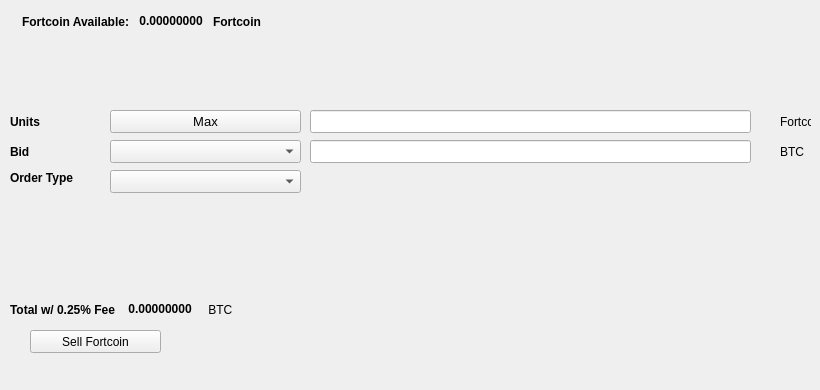
   <widget class="QWidget" name="SellTab">
    <attribute name="title">
     <string>Sell</string>
    </attribute>
    <widget class="QLabel" name="label_16">
     <property name="geometry">
      <rect>
       <x>780</x>
       <y>140</y>
       <width>31</width>
       <height>23</height>
      </rect>
     </property>
     <property name="text">
      <string>BTC</string>
     </property>
    </widget>
    <widget class="QComboBox" name="SellBidcomboBox">
     <property name="geometry">
      <rect>
       <x>110</x>
       <y>140</y>
       <width>191</width>
       <height>23</height>
      </rect>
     </property>
     <property name="font">
      <font>
       <pointsize>10</pointsize>
      </font>
     </property>
    </widget>
    <widget class="QLabel" name="label_18">
     <property name="geometry">
      <rect>
       <x>10</x>
       <y>110</y>
       <width>46</width>
       <height>23</height>
      </rect>
     </property>
     <property name="font">
      <font>
       <weight>75</weight>
       <bold>true</bold>
      </font>
     </property>
     <property name="text">
      <string>Units</string>
     </property>
    </widget>
    <widget class="QPushButton" name="Sell_Max_Amount">
     <property name="geometry">
      <rect>
       <x>110</x>
       <y>110</y>
       <width>191</width>
       <height>23</height>
      </rect>
     </property>
     <property name="font">
      <font>
       <pointsize>10</pointsize>
      </font>
     </property>
     <property name="text">
      <string>Max</string>
     </property>
    </widget>
    <widget class="QLabel" name="label_20">
     <property name="geometry">
      <rect>
       <x>10</x>
       <y>170</y>
       <width>91</width>
       <height>16</height>
      </rect>
     </property>
     <property name="font">
      <font>
       <weight>75</weight>
       <bold>true</bold>
      </font>
     </property>
     <property name="text">
      <string>Order Type</string>
     </property>
    </widget>
    <widget class="QComboBox" name="SellOrdertypeCombo">
     <property name="geometry">
      <rect>
       <x>110</x>
       <y>170</y>
       <width>191</width>
       <height>23</height>
      </rect>
     </property>
     <property name="font">
      <font>
       <pointsize>10</pointsize>
      </font>
     </property>
    </widget>
    <widget class="QLabel" name="label_21">
     <property name="geometry">
      <rect>
       <x>10</x>
       <y>140</y>
       <width>46</width>
       <height>23</height>
      </rect>
     </property>
     <property name="font">
      <font>
       <weight>75</weight>
       <bold>true</bold>
      </font>
     </property>
     <property name="text">
      <string>Bid</string>
     </property>
    </widget>
    <widget class="QLabel" name="label_22">
     <property name="geometry">
      <rect>
       <x>780</x>
       <y>110</y>
       <width>31</width>
       <height>23</height>
      </rect>
     </property>
     <property name="text">
      <string>Fortcoin</string>
     </property>
    </widget>
    <widget class="QLineEdit" name="UnitsInputFortcoin">
     <property name="geometry">
      <rect>
       <x>310</x>
       <y>110</y>
       <width>441</width>
       <height>23</height>
      </rect>
     </property>
     <property name="font">
      <font>
       <pointsize>9</pointsize>
       <weight>75</weight>
       <bold>true</bold>
      </font>
     </property>
    </widget>
    <widget class="QLineEdit" name="SellBidPriceEdit">
     <property name="geometry">
      <rect>
       <x>310</x>
       <y>140</y>
       <width>441</width>
       <height>23</height>
      </rect>
     </property>
     <property name="font">
      <font>
       <pointsize>9</pointsize>
       <weight>75</weight>
       <bold>true</bold>
      </font>
     </property>
    </widget>
    <widget class="QPushButton" name="SellFortcoinBTN">
     <property name="geometry">
      <rect>
       <x>30</x>
       <y>330</y>
       <width>131</width>
       <height>23</height>
      </rect>
     </property>
     <property name="text">
      <string>Sell Fortcoin</string>
     </property>
     <property name="icon">
      <iconset resource="../Fortcoin">
       <normaloff>:/icons/bitcoin</normaloff>:/icons/bitcoin</iconset>
     </property>
    </widget>
    <widget class="QWidget" name="layoutWidget3">
     <property name="geometry">
      <rect>
       <x>22</x>
       <y>12</y>
       <width>258</width>
       <height>19</height>
      </rect>
     </property>
     <layout class="QHBoxLayout" name="horizontalLayout">
      <item>
       <widget class="QLabel" name="label232_2">
        <property name="font">
         <font>
          <weight>75</weight>
          <bold>true</bold>
         </font>
        </property>
        <property name="text">
         <string>Fortcoin Available:</string>
        </property>
       </widget>
      </item>
      <item>
       <widget class="QLabel" name="FortcoinAvailableLabel">
        <property name="palette">
         <palette>
          <active>
           <colorrole role="WindowText">
            <brush brushstyle="SolidPattern">
             <color alpha="255">
              <red>0</red>
              <green>0</green>
              <blue>0</blue>
             </color>
            </brush>
           </colorrole>
           <colorrole role="Button">
            <brush brushstyle="SolidPattern">
             <color alpha="255">
              <red>0</red>
              <green>170</green>
              <blue>0</blue>
             </color>
            </brush>
           </colorrole>
           <colorrole role="Light">
            <brush brushstyle="SolidPattern">
             <color alpha="255">
              <red>0</red>
              <green>255</green>
              <blue>0</blue>
             </color>
            </brush>
           </colorrole>
           <colorrole role="Midlight">
            <brush brushstyle="SolidPattern">
             <color alpha="255">
              <red>0</red>
              <green>212</green>
              <blue>0</blue>
             </color>
            </brush>
           </colorrole>
           <colorrole role="Dark">
            <brush brushstyle="SolidPattern">
             <color alpha="255">
              <red>0</red>
              <green>85</green>
              <blue>0</blue>
             </color>
            </brush>
           </colorrole>
           <colorrole role="Mid">
            <brush brushstyle="SolidPattern">
             <color alpha="255">
              <red>0</red>
              <green>113</green>
              <blue>0</blue>
             </color>
            </brush>
           </colorrole>
           <colorrole role="Text">
            <brush brushstyle="SolidPattern">
             <color alpha="255">
              <red>0</red>
              <green>170</green>
              <blue>0</blue>
             </color>
            </brush>
           </colorrole>
           <colorrole role="BrightText">
            <brush brushstyle="SolidPattern">
             <color alpha="255">
              <red>255</red>
              <green>255</green>
              <blue>255</blue>
             </color>
            </brush>
           </colorrole>
           <colorrole role="ButtonText">
            <brush brushstyle="SolidPattern">
             <color alpha="255">
              <red>0</red>
              <green>0</green>
              <blue>0</blue>
             </color>
            </brush>
           </colorrole>
           <colorrole role="Base">
            <brush brushstyle="SolidPattern">
             <color alpha="255">
              <red>255</red>
              <green>255</green>
              <blue>255</blue>
             </color>
            </brush>
           </colorrole>
           <colorrole role="Window">
            <brush brushstyle="SolidPattern">
             <color alpha="255">
              <red>0</red>
              <green>170</green>
              <blue>0</blue>
             </color>
            </brush>
           </colorrole>
           <colorrole role="Shadow">
            <brush brushstyle="SolidPattern">
             <color alpha="255">
              <red>0</red>
              <green>0</green>
              <blue>0</blue>
             </color>
            </brush>
           </colorrole>
           <colorrole role="AlternateBase">
            <brush brushstyle="SolidPattern">
             <color alpha="255">
              <red>127</red>
              <green>212</green>
              <blue>127</blue>
             </color>
            </brush>
           </colorrole>
           <colorrole role="ToolTipBase">
            <brush brushstyle="SolidPattern">
             <color alpha="255">
              <red>255</red>
              <green>255</green>
              <blue>220</blue>
             </color>
            </brush>
           </colorrole>
           <colorrole role="ToolTipText">
            <brush brushstyle="SolidPattern">
             <color alpha="255">
              <red>0</red>
              <green>0</green>
              <blue>0</blue>
             </color>
            </brush>
           </colorrole>
          </active>
          <inactive>
           <colorrole role="WindowText">
            <brush brushstyle="SolidPattern">
             <color alpha="255">
              <red>0</red>
              <green>0</green>
              <blue>0</blue>
             </color>
            </brush>
           </colorrole>
           <colorrole role="Button">
            <brush brushstyle="SolidPattern">
             <color alpha="255">
              <red>0</red>
              <green>170</green>
              <blue>0</blue>
             </color>
            </brush>
           </colorrole>
           <colorrole role="Light">
            <brush brushstyle="SolidPattern">
             <color alpha="255">
              <red>0</red>
              <green>255</green>
              <blue>0</blue>
             </color>
            </brush>
           </colorrole>
           <colorrole role="Midlight">
            <brush brushstyle="SolidPattern">
             <color alpha="255">
              <red>0</red>
              <green>212</green>
              <blue>0</blue>
             </color>
            </brush>
           </colorrole>
           <colorrole role="Dark">
            <brush brushstyle="SolidPattern">
             <color alpha="255">
              <red>0</red>
              <green>85</green>
              <blue>0</blue>
             </color>
            </brush>
           </colorrole>
           <colorrole role="Mid">
            <brush brushstyle="SolidPattern">
             <color alpha="255">
              <red>0</red>
              <green>113</green>
              <blue>0</blue>
             </color>
            </brush>
           </colorrole>
           <colorrole role="Text">
            <brush brushstyle="SolidPattern">
             <color alpha="255">
              <red>0</red>
              <green>170</green>
              <blue>0</blue>
             </color>
            </brush>
           </colorrole>
           <colorrole role="BrightText">
            <brush brushstyle="SolidPattern">
             <color alpha="255">
              <red>255</red>
              <green>255</green>
              <blue>255</blue>
             </color>
            </brush>
           </colorrole>
           <colorrole role="ButtonText">
            <brush brushstyle="SolidPattern">
             <color alpha="255">
              <red>0</red>
              <green>0</green>
              <blue>0</blue>
             </color>
            </brush>
           </colorrole>
           <colorrole role="Base">
            <brush brushstyle="SolidPattern">
             <color alpha="255">
              <red>255</red>
              <green>255</green>
              <blue>255</blue>
             </color>
            </brush>
           </colorrole>
           <colorrole role="Window">
            <brush brushstyle="SolidPattern">
             <color alpha="255">
              <red>0</red>
              <green>170</green>
              <blue>0</blue>
             </color>
            </brush>
           </colorrole>
           <colorrole role="Shadow">
            <brush brushstyle="SolidPattern">
             <color alpha="255">
              <red>0</red>
              <green>0</green>
              <blue>0</blue>
             </color>
            </brush>
           </colorrole>
           <colorrole role="AlternateBase">
            <brush brushstyle="SolidPattern">
             <color alpha="255">
              <red>127</red>
              <green>212</green>
              <blue>127</blue>
             </color>
            </brush>
           </colorrole>
           <colorrole role="ToolTipBase">
            <brush brushstyle="SolidPattern">
             <color alpha="255">
              <red>255</red>
              <green>255</green>
              <blue>220</blue>
             </color>
            </brush>
           </colorrole>
           <colorrole role="ToolTipText">
            <brush brushstyle="SolidPattern">
             <color alpha="255">
              <red>0</red>
              <green>0</green>
              <blue>0</blue>
             </color>
            </brush>
           </colorrole>
          </inactive>
          <disabled>
           <colorrole role="WindowText">
            <brush brushstyle="SolidPattern">
             <color alpha="255">
              <red>0</red>
              <green>85</green>
              <blue>0</blue>
             </color>
            </brush>
           </colorrole>
           <colorrole role="Button">
            <brush brushstyle="SolidPattern">
             <color alpha="255">
              <red>0</red>
              <green>170</green>
              <blue>0</blue>
             </color>
            </brush>
           </colorrole>
           <colorrole role="Light">
            <brush brushstyle="SolidPattern">
             <color alpha="255">
              <red>0</red>
              <green>255</green>
              <blue>0</blue>
             </color>
            </brush>
           </colorrole>
           <colorrole role="Midlight">
            <brush brushstyle="SolidPattern">
             <color alpha="255">
              <red>0</red>
              <green>212</green>
              <blue>0</blue>
             </color>
            </brush>
           </colorrole>
           <colorrole role="Dark">
            <brush brushstyle="SolidPattern">
             <color alpha="255">
              <red>0</red>
              <green>85</green>
              <blue>0</blue>
             </color>
            </brush>
           </colorrole>
           <colorrole role="Mid">
            <brush brushstyle="SolidPattern">
             <color alpha="255">
              <red>0</red>
              <green>113</green>
              <blue>0</blue>
             </color>
            </brush>
           </colorrole>
           <colorrole role="Text">
            <brush brushstyle="SolidPattern">
             <color alpha="255">
              <red>0</red>
              <green>85</green>
              <blue>0</blue>
             </color>
            </brush>
           </colorrole>
           <colorrole role="BrightText">
            <brush brushstyle="SolidPattern">
             <color alpha="255">
              <red>255</red>
              <green>255</green>
              <blue>255</blue>
             </color>
            </brush>
           </colorrole>
           <colorrole role="ButtonText">
            <brush brushstyle="SolidPattern">
             <color alpha="255">
              <red>0</red>
              <green>85</green>
              <blue>0</blue>
             </color>
            </brush>
           </colorrole>
           <colorrole role="Base">
            <brush brushstyle="SolidPattern">
             <color alpha="255">
              <red>0</red>
              <green>170</green>
              <blue>0</blue>
             </color>
            </brush>
           </colorrole>
           <colorrole role="Window">
            <brush brushstyle="SolidPattern">
             <color alpha="255">
              <red>0</red>
              <green>170</green>
              <blue>0</blue>
             </color>
            </brush>
           </colorrole>
           <colorrole role="Shadow">
            <brush brushstyle="SolidPattern">
             <color alpha="255">
              <red>0</red>
              <green>0</green>
              <blue>0</blue>
             </color>
            </brush>
           </colorrole>
           <colorrole role="AlternateBase">
            <brush brushstyle="SolidPattern">
             <color alpha="255">
              <red>0</red>
              <green>170</green>
              <blue>0</blue>
             </color>
            </brush>
           </colorrole>
           <colorrole role="ToolTipBase">
            <brush brushstyle="SolidPattern">
             <color alpha="255">
              <red>255</red>
              <green>255</green>
              <blue>220</blue>
             </color>
            </brush>
           </colorrole>
           <colorrole role="ToolTipText">
            <brush brushstyle="SolidPattern">
             <color alpha="255">
              <red>0</red>
              <green>0</green>
              <blue>0</blue>
             </color>
            </brush>
           </colorrole>
          </disabled>
         </palette>
        </property>
        <property name="font">
         <font>
          <weight>75</weight>
          <bold>true</bold>
         </font>
        </property>
        <property name="text">
         <string> 0.00000000 </string>
        </property>
        <property name="textInteractionFlags">
         <set>Qt::LinksAccessibleByMouse|Qt::TextSelectableByKeyboard|Qt::TextSelectableByMouse</set>
        </property>
       </widget>
      </item>
      <item>
       <widget class="QLabel" name="labelFortcoin">
        <property name="font">
         <font>
          <weight>75</weight>
          <bold>true</bold>
         </font>
        </property>
        <property name="text">
         <string>Fortcoin</string>
        </property>
       </widget>
      </item>
     </layout>
    </widget>
    <widget class="QWidget" name="layoutWidget">
     <property name="geometry">
      <rect>
       <x>10</x>
       <y>300</y>
       <width>268</width>
       <height>19</height>
      </rect>
     </property>
     <layout class="QHBoxLayout" name="horizontalLayout_2">
      <item>
       <widget class="QLabel" name="label_19">
        <property name="font">
         <font>
          <weight>75</weight>
          <bold>true</bold>
         </font>
        </property>
        <property name="text">
         <string>Total w/ 0.25% Fee </string>
        </property>
       </widget>
      </item>
      <item>
       <widget class="QLabel" name="SellCostLabel">
        <property name="palette">
         <palette>
          <active>
           <colorrole role="WindowText">
            <brush brushstyle="SolidPattern">
             <color alpha="255">
              <red>0</red>
              <green>0</green>
              <blue>0</blue>
             </color>
            </brush>
           </colorrole>
           <colorrole role="Button">
            <brush brushstyle="SolidPattern">
             <color alpha="255">
              <red>0</red>
              <green>170</green>
              <blue>0</blue>
             </color>
            </brush>
           </colorrole>
           <colorrole role="Light">
            <brush brushstyle="SolidPattern">
             <color alpha="255">
              <red>0</red>
              <green>255</green>
              <blue>0</blue>
             </color>
            </brush>
           </colorrole>
           <colorrole role="Midlight">
            <brush brushstyle="SolidPattern">
             <color alpha="255">
              <red>0</red>
              <green>212</green>
              <blue>0</blue>
             </color>
            </brush>
           </colorrole>
           <colorrole role="Dark">
            <brush brushstyle="SolidPattern">
             <color alpha="255">
              <red>0</red>
              <green>85</green>
              <blue>0</blue>
             </color>
            </brush>
           </colorrole>
           <colorrole role="Mid">
            <brush brushstyle="SolidPattern">
             <color alpha="255">
              <red>0</red>
              <green>113</green>
              <blue>0</blue>
             </color>
            </brush>
           </colorrole>
           <colorrole role="Text">
            <brush brushstyle="SolidPattern">
             <color alpha="255">
              <red>0</red>
              <green>170</green>
              <blue>0</blue>
             </color>
            </brush>
           </colorrole>
           <colorrole role="BrightText">
            <brush brushstyle="SolidPattern">
             <color alpha="255">
              <red>255</red>
              <green>255</green>
              <blue>255</blue>
             </color>
            </brush>
           </colorrole>
           <colorrole role="ButtonText">
            <brush brushstyle="SolidPattern">
             <color alpha="255">
              <red>0</red>
              <green>0</green>
              <blue>0</blue>
             </color>
            </brush>
           </colorrole>
           <colorrole role="Base">
            <brush brushstyle="SolidPattern">
             <color alpha="255">
              <red>255</red>
              <green>255</green>
              <blue>255</blue>
             </color>
            </brush>
           </colorrole>
           <colorrole role="Window">
            <brush brushstyle="SolidPattern">
             <color alpha="255">
              <red>0</red>
              <green>170</green>
              <blue>0</blue>
             </color>
            </brush>
           </colorrole>
           <colorrole role="Shadow">
            <brush brushstyle="SolidPattern">
             <color alpha="255">
              <red>0</red>
              <green>0</green>
              <blue>0</blue>
             </color>
            </brush>
           </colorrole>
           <colorrole role="AlternateBase">
            <brush brushstyle="SolidPattern">
             <color alpha="255">
              <red>127</red>
              <green>212</green>
              <blue>127</blue>
             </color>
            </brush>
           </colorrole>
           <colorrole role="ToolTipBase">
            <brush brushstyle="SolidPattern">
             <color alpha="255">
              <red>255</red>
              <green>255</green>
              <blue>220</blue>
             </color>
            </brush>
           </colorrole>
           <colorrole role="ToolTipText">
            <brush brushstyle="SolidPattern">
             <color alpha="255">
              <red>0</red>
              <green>0</green>
              <blue>0</blue>
             </color>
            </brush>
           </colorrole>
          </active>
          <inactive>
           <colorrole role="WindowText">
            <brush brushstyle="SolidPattern">
             <color alpha="255">
              <red>0</red>
              <green>0</green>
              <blue>0</blue>
             </color>
            </brush>
           </colorrole>
           <colorrole role="Button">
            <brush brushstyle="SolidPattern">
             <color alpha="255">
              <red>0</red>
              <green>170</green>
              <blue>0</blue>
             </color>
            </brush>
           </colorrole>
           <colorrole role="Light">
            <brush brushstyle="SolidPattern">
             <color alpha="255">
              <red>0</red>
              <green>255</green>
              <blue>0</blue>
             </color>
            </brush>
           </colorrole>
           <colorrole role="Midlight">
            <brush brushstyle="SolidPattern">
             <color alpha="255">
              <red>0</red>
              <green>212</green>
              <blue>0</blue>
             </color>
            </brush>
           </colorrole>
           <colorrole role="Dark">
            <brush brushstyle="SolidPattern">
             <color alpha="255">
              <red>0</red>
              <green>85</green>
              <blue>0</blue>
             </color>
            </brush>
           </colorrole>
           <colorrole role="Mid">
            <brush brushstyle="SolidPattern">
             <color alpha="255">
              <red>0</red>
              <green>113</green>
              <blue>0</blue>
             </color>
            </brush>
           </colorrole>
           <colorrole role="Text">
            <brush brushstyle="SolidPattern">
             <color alpha="255">
              <red>0</red>
              <green>170</green>
              <blue>0</blue>
             </color>
            </brush>
           </colorrole>
           <colorrole role="BrightText">
            <brush brushstyle="SolidPattern">
             <color alpha="255">
              <red>255</red>
              <green>255</green>
              <blue>255</blue>
             </color>
            </brush>
           </colorrole>
           <colorrole role="ButtonText">
            <brush brushstyle="SolidPattern">
             <color alpha="255">
              <red>0</red>
              <green>0</green>
              <blue>0</blue>
             </color>
            </brush>
           </colorrole>
           <colorrole role="Base">
            <brush brushstyle="SolidPattern">
             <color alpha="255">
              <red>255</red>
              <green>255</green>
              <blue>255</blue>
             </color>
            </brush>
           </colorrole>
           <colorrole role="Window">
            <brush brushstyle="SolidPattern">
             <color alpha="255">
              <red>0</red>
              <green>170</green>
              <blue>0</blue>
             </color>
            </brush>
           </colorrole>
           <colorrole role="Shadow">
            <brush brushstyle="SolidPattern">
             <color alpha="255">
              <red>0</red>
              <green>0</green>
              <blue>0</blue>
             </color>
            </brush>
           </colorrole>
           <colorrole role="AlternateBase">
            <brush brushstyle="SolidPattern">
             <color alpha="255">
              <red>127</red>
              <green>212</green>
              <blue>127</blue>
             </color>
            </brush>
           </colorrole>
           <colorrole role="ToolTipBase">
            <brush brushstyle="SolidPattern">
             <color alpha="255">
              <red>255</red>
              <green>255</green>
              <blue>220</blue>
             </color>
            </brush>
           </colorrole>
           <colorrole role="ToolTipText">
            <brush brushstyle="SolidPattern">
             <color alpha="255">
              <red>0</red>
              <green>0</green>
              <blue>0</blue>
             </color>
            </brush>
           </colorrole>
          </inactive>
          <disabled>
           <colorrole role="WindowText">
            <brush brushstyle="SolidPattern">
             <color alpha="255">
              <red>0</red>
              <green>85</green>
              <blue>0</blue>
             </color>
            </brush>
           </colorrole>
           <colorrole role="Button">
            <brush brushstyle="SolidPattern">
             <color alpha="255">
              <red>0</red>
              <green>170</green>
              <blue>0</blue>
             </color>
            </brush>
           </colorrole>
           <colorrole role="Light">
            <brush brushstyle="SolidPattern">
             <color alpha="255">
              <red>0</red>
              <green>255</green>
              <blue>0</blue>
             </color>
            </brush>
           </colorrole>
           <colorrole role="Midlight">
            <brush brushstyle="SolidPattern">
             <color alpha="255">
              <red>0</red>
              <green>212</green>
              <blue>0</blue>
             </color>
            </brush>
           </colorrole>
           <colorrole role="Dark">
            <brush brushstyle="SolidPattern">
             <color alpha="255">
              <red>0</red>
              <green>85</green>
              <blue>0</blue>
             </color>
            </brush>
           </colorrole>
           <colorrole role="Mid">
            <brush brushstyle="SolidPattern">
             <color alpha="255">
              <red>0</red>
              <green>113</green>
              <blue>0</blue>
             </color>
            </brush>
           </colorrole>
           <colorrole role="Text">
            <brush brushstyle="SolidPattern">
             <color alpha="255">
              <red>0</red>
              <green>85</green>
              <blue>0</blue>
             </color>
            </brush>
           </colorrole>
           <colorrole role="BrightText">
            <brush brushstyle="SolidPattern">
             <color alpha="255">
              <red>255</red>
              <green>255</green>
              <blue>255</blue>
             </color>
            </brush>
           </colorrole>
           <colorrole role="ButtonText">
            <brush brushstyle="SolidPattern">
             <color alpha="255">
              <red>0</red>
              <green>85</green>
              <blue>0</blue>
             </color>
            </brush>
           </colorrole>
           <colorrole role="Base">
            <brush brushstyle="SolidPattern">
             <color alpha="255">
              <red>0</red>
              <green>170</green>
              <blue>0</blue>
             </color>
            </brush>
           </colorrole>
           <colorrole role="Window">
            <brush brushstyle="SolidPattern">
             <color alpha="255">
              <red>0</red>
              <green>170</green>
              <blue>0</blue>
             </color>
            </brush>
           </colorrole>
           <colorrole role="Shadow">
            <brush brushstyle="SolidPattern">
             <color alpha="255">
              <red>0</red>
              <green>0</green>
              <blue>0</blue>
             </color>
            </brush>
           </colorrole>
           <colorrole role="AlternateBase">
            <brush brushstyle="SolidPattern">
             <color alpha="255">
              <red>0</red>
              <green>170</green>
              <blue>0</blue>
             </color>
            </brush>
           </colorrole>
           <colorrole role="ToolTipBase">
            <brush brushstyle="SolidPattern">
             <color alpha="255">
              <red>255</red>
              <green>255</green>
              <blue>220</blue>
             </color>
            </brush>
           </colorrole>
           <colorrole role="ToolTipText">
            <brush brushstyle="SolidPattern">
             <color alpha="255">
              <red>0</red>
              <green>0</green>
              <blue>0</blue>
             </color>
            </brush>
           </colorrole>
          </disabled>
         </palette>
        </property>
        <property name="font">
         <font>
          <weight>75</weight>
          <bold>true</bold>
         </font>
        </property>
        <property name="autoFillBackground">
         <bool>false</bool>
        </property>
        <property name="text">
         <string> 0.00000000</string>
        </property>
        <property name="textInteractionFlags">
         <set>Qt::LinksAccessibleByMouse|Qt::TextSelectableByMouse</set>
        </property>
       </widget>
      </item>
      <item>
       <widget class="QLabel" name="label_17">
        <property name="font">
         <font>
          <weight>50</weight>
          <bold>false</bold>
         </font>
        </property>
        <property name="text">
         <string> BTC</string>
        </property>
       </widget>
      </item>
     </layout>
    </widget>
    <widget class="QLabel" name="label_23">
     <property name="geometry">
      <rect>
       <x>460</x>
       <y>300</y>
       <width>281</width>
       <height>81</height>
      </rect>
     </property>
     <property name="text">
      <string/>
     </property>
     <property name="pixmap">
      <pixmap>:/images/bittrex</pixmap>
     </property>
    </widget>
   </widget>
